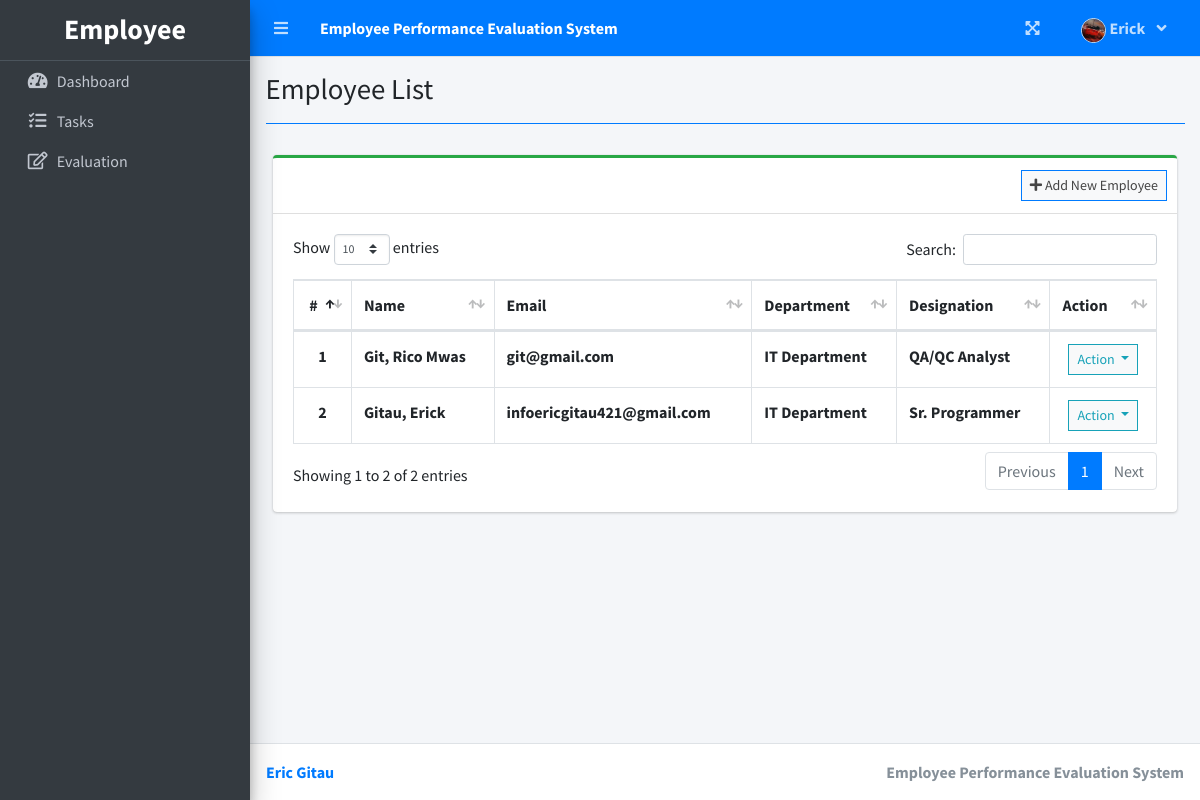
The page /index.php?page=employee_list (signed in) on the database its author committed.
### tables this page shows
CREATE TABLE `employee_list` (
  `id` int(30) NOT NULL,
  `employee_id` varchar(50) NOT NULL,
  `firstname` varchar(200) NOT NULL,
  `middlename` varchar(200) NOT NULL,
  `lastname` varchar(200) NOT NULL,
  `email` varchar(200) NOT NULL,
  `password` text NOT NULL,
  `department_id` int(30) NOT NULL,
  `designation_id` int(30) NOT NULL,
  `evaluator_id` int(30) NOT NULL,
  `avatar` text DEFAULT NULL,
  `date_created` datetime NOT NULL DEFAULT current_timestamp(),
  `reset_token` int(11) DEFAULT NULL,
  `password_reset_time` int(11) DEFAULT NULL
);

### employee_list.php (the view, shortened to what this page needs)
<?php include'db_connect.php' ?>
<div class="col-lg-12">
	<div class="card card-outline card-success">
		<div class="card-header">
			<div class="card-tools">
				<a class="btn btn-block btn-sm btn-default btn-flat border-primary" href="./index.php?page=new_employee"><i class="fa fa-plus"></i> Add New Employee</a>
			</div>
		</div>
		<div class="card-body">
			<table class="table tabe-hover table-bordered" id="list">
				<thead>
					<tr>
						<th class="text-center">#</th>
						<th>Name</th>
						<th>Email</th>
						<th>Department</th>
						<th>Designation</th>
						<th>Action</th>
					</tr>
				</thead>
				<tbody>
					<?php
					$i = 1;
					$designations = $conn->query("SELECT * FROM designation_list ");
					$design_arr[0]= "Unset";
					while($row=$designations->fetch_assoc()){
						$design_arr[$row['id']] =$row['designation'];
					}
					$departments = $conn->query("SELECT * FROM department_list ");
					$dept_arr[0]= "Unset";
					while($row=$departments->fetch_assoc()){
						$dept_arr[$row['id']] =$row['department'];
					}
					$qry = $conn->query("SELECT *,concat(lastname,', ',firstname,' ',middlename) as name FROM employee_list order by concat(lastname,', ',firstname,' ',middlename) asc");
					while($row= $qry->fetch_assoc()):
					?>
					<tr>
						<th class="text-center"><?php echo $i++ ?></th>
						<td><b><?php echo ucwords($row['name']) ?></b></td>
						<td><b><?php echo $row['email'] ?></b></td>
						<td><b><?php echo isset($dept_arr[$row['department_id']]) ? $dept_arr[$row['department_id']] : 'Unknow Department' ?></b></td>
						<td><b><?php echo isset($design_arr[$row['designation_id']]) ? $design_arr[$row['designation_id']] : 'Unknow Designation' ?></b></td>
						<td class="text-center">
							<button type="button" class="btn btn-default btn-sm btn-flat border-info wave-effect text-info dropdown-toggle" data-toggle="dropdown" aria-expanded="true">
		                      Action
		                    </button>
						</td>
					</tr>
				<?php endwhile; ?>
				</tbody>
			</table>
		</div>
	</div>
</div>

### rows shown on the page
employee_list: name "Git, Rico Mwas", email "git@gmail.com", department "IT Department", designation "QA/QC Analyst"
employee_list: name "Gitau, Erick", email "infoericgitau421@gmail.com", department "IT Department", designation "Sr. Programmer"

### other values the page prints
$_SESSION['system']['name'] "Employee Performance Evaluation System"
$_SESSION['login_firstname'] "Erick"
$title "Employee List"
